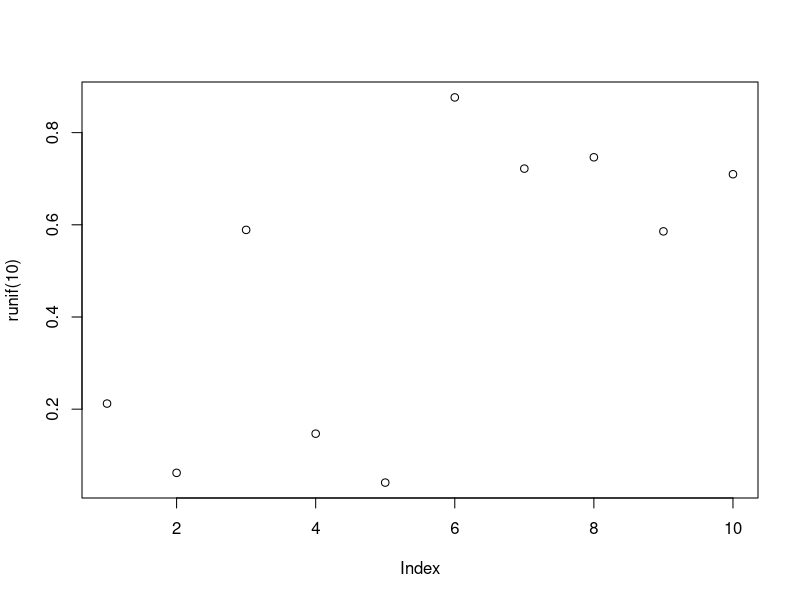
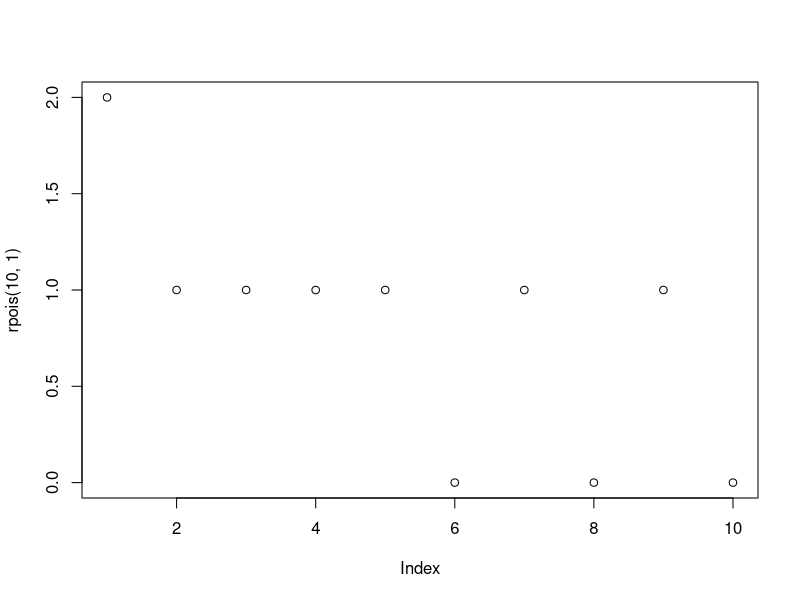
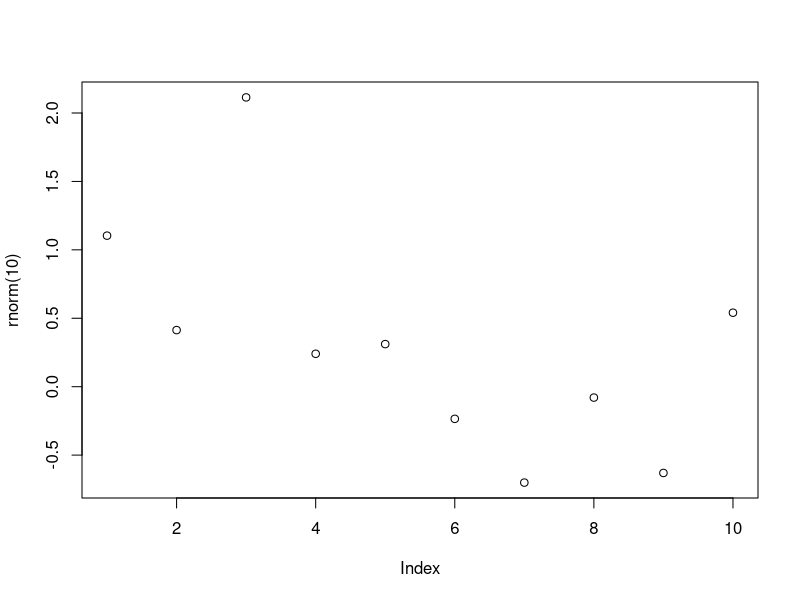

The R source for these figures, in order:
## ---- chunk 1
plot(runif(10))
## ---- chunk 2
plot(rpois(10,1))
## ---- chunk 3
plot(rnorm(10))
